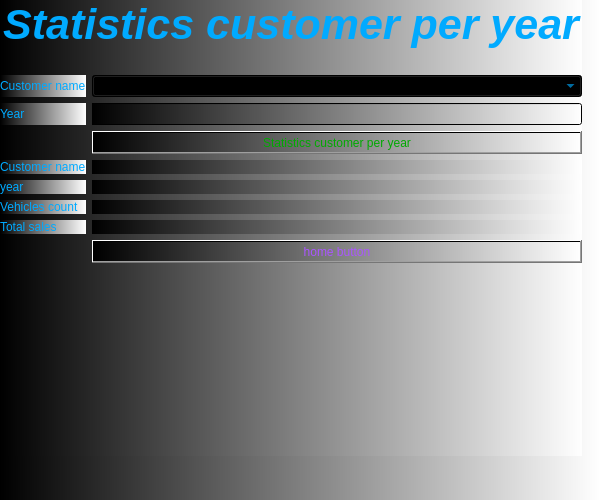
<?xml version="1.0" encoding="UTF-8"?>
<ui version="4.0">
 <class>Statisticscustomerperyear</class>
 <widget class="QMainWindow" name="Statisticscustomerperyear">
  <property name="geometry">
   <rect>
    <x>0</x>
    <y>0</y>
    <width>600</width>
    <height>500</height>
   </rect>
  </property>
  <property name="font">
   <font>
    <pointsize>12</pointsize>
    <italic>true</italic>
    <bold>true</bold>
   </font>
  </property>
  <property name="windowTitle">
   <string>Statistics customer par year</string>
  </property>
  <property name="windowIcon">
   <iconset resource="MYPICTURES.qrc">
    <normaloff>:/picture/money.png</normaloff>:/picture/money.png</iconset>
  </property>
  <property name="toolTip">
   <string>Statistics customer par year</string>
  </property>
  <property name="styleSheet">
   <string notr="true">color: rgb(0, 170, 255);
background-color: qlineargradient(spread:pad, x1:0, y1:0, x2:1, y2:0, stop:0 rgba(0, 0, 0, 255), stop:1 rgba(255, 255, 255, 255));</string>
  </property>
  <widget class="QWidget" name="centralwidget">
   <widget class="QWidget" name="layoutWidget">
    <property name="geometry">
     <rect>
      <x>0</x>
      <y>0</y>
      <width>582</width>
      <height>456</height>
     </rect>
    </property>
    <layout class="QGridLayout" name="gridLayout">
     <item row="4" column="1">
      <widget class="QPushButton" name="pushButton_statisticscustomerpermonth">
       <property name="styleSheet">
        <string notr="true">color: rgb(0, 170, 0);</string>
       </property>
       <property name="text">
        <string>Statistics customer per year</string>
       </property>
      </widget>
     </item>
     <item row="7" column="1">
      <widget class="QLabel" name="label_vehicles_count">
       <property name="text">
        <string/>
       </property>
      </widget>
     </item>
     <item row="9" column="0" rowspan="2">
      <spacer name="verticalSpacer">
       <property name="orientation">
        <enum>Qt::Vertical</enum>
       </property>
       <property name="sizeHint" stdset="0">
        <size>
         <width>20</width>
         <height>40</height>
        </size>
       </property>
      </spacer>
     </item>
     <item row="1" column="0" colspan="2">
      <widget class="QLabel" name="label_picture">
       <property name="text">
        <string/>
       </property>
       <property name="alignment">
        <set>Qt::AlignCenter</set>
       </property>
      </widget>
     </item>
     <item row="6" column="1">
      <widget class="QLabel" name="label_year">
       <property name="text">
        <string/>
       </property>
      </widget>
     </item>
     <item row="7" column="0">
      <widget class="QLabel" name="label_8">
       <property name="text">
        <string>Vehicles count</string>
       </property>
      </widget>
     </item>
     <item row="0" column="0" colspan="2">
      <widget class="QLabel" name="label">
       <property name="font">
        <font>
         <pointsize>32</pointsize>
         <italic>true</italic>
         <bold>true</bold>
        </font>
       </property>
       <property name="text">
        <string>Statistics customer per year</string>
       </property>
       <property name="alignment">
        <set>Qt::AlignCenter</set>
       </property>
      </widget>
     </item>
     <item row="2" column="1">
      <widget class="QComboBox" name="comboBox_customer_name"/>
     </item>
     <item row="8" column="1">
      <widget class="QLabel" name="label_total_sale">
       <property name="text">
        <string/>
       </property>
      </widget>
     </item>
     <item row="6" column="0">
      <widget class="QLabel" name="label_7">
       <property name="text">
        <string>year</string>
       </property>
      </widget>
     </item>
     <item row="3" column="1">
      <widget class="QLineEdit" name="lineEdit_date_year"/>
     </item>
     <item row="10" column="1">
      <spacer name="verticalSpacer_2">
       <property name="orientation">
        <enum>Qt::Vertical</enum>
       </property>
       <property name="sizeHint" stdset="0">
        <size>
         <width>20</width>
         <height>40</height>
        </size>
       </property>
      </spacer>
     </item>
     <item row="3" column="0">
      <widget class="QLabel" name="label_5">
       <property name="text">
        <string>Year</string>
       </property>
      </widget>
     </item>
     <item row="5" column="1">
      <widget class="QLabel" name="label_customer_name">
       <property name="text">
        <string/>
       </property>
      </widget>
     </item>
     <item row="9" column="1">
      <widget class="QPushButton" name="pushButton_home_page">
       <property name="styleSheet">
        <string notr="true">color: rgb(170, 85, 255);</string>
       </property>
       <property name="text">
        <string>home button</string>
       </property>
      </widget>
     </item>
     <item row="2" column="0">
      <widget class="QLabel" name="label_3">
       <property name="text">
        <string>Customer name</string>
       </property>
      </widget>
     </item>
     <item row="5" column="0">
      <widget class="QLabel" name="label_6">
       <property name="text">
        <string>Customer name</string>
       </property>
      </widget>
     </item>
     <item row="8" column="0">
      <widget class="QLabel" name="label_9">
       <property name="text">
        <string>Total sales</string>
       </property>
      </widget>
     </item>
    </layout>
   </widget>
  </widget>
  <widget class="QMenuBar" name="menubar">
   <property name="geometry">
    <rect>
     <x>0</x>
     <y>0</y>
     <width>600</width>
     <height>26</height>
    </rect>
   </property>
  </widget>
 </widget>
 <resources>
  <include location="MYPICTURES.qrc"/>
 </resources>
 <connections/>
</ui>
